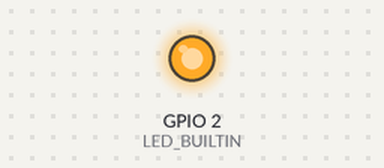
A sketch run on a simulated ESP32. On the bench: output pins drawn as LEDs (lit = HIGH). What the sketch prints to the serial monitor is not drawn.

Above: at 1.0 s.
At 3.0 s:
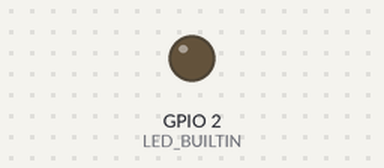
Timing chart, 0 to 5.2 s (numbered marks = the images above):
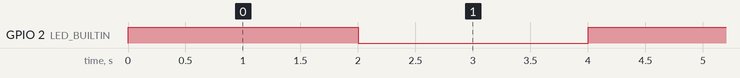

The sketch:

main.ino
```cpp
#include <Adafruit_NeoPixel.h>
// Define your tasks here
void TaskBlink(void *pvParameters);
void TaskTemperatureHumidity(void *pvParameters);

//Define your components here
Adafruit_NeoPixel pixels3(4, D3, NEO_GRB + NEO_KHZ800);


void setup() {

  // Initialize serial communication at 115200 bits per second:
  Serial.begin(115200);

  xTaskCreate( TaskBlink, "Task Blink" ,2048  ,NULL  ,2 , NULL);
  xTaskCreate( TaskTemperatureHumidity, "Task Temperature" ,2048  ,NULL  ,2 , NULL);

  //Now the task scheduler is automatically started.
  Serial.printf("Basic Multi Threading Arduino Example\n");

}

void loop() {
}

/*--------------------------------------------------*/
/*---------------------- Tasks ---------------------*/
/*--------------------------------------------------*/


void TaskBlink(void *pvParameters) {  // This is a task.
  //uint32_t blink_delay = *((uint32_t *)pvParameters);

  // initialize digital LED_BUILTIN on pin 13 as an output.
  pinMode(LED_BUILTIN, OUTPUT);


  while(1) {
    digitalWrite(LED_BUILTIN, HIGH);  // turn the LED ON
    delay(2000);
    digitalWrite(LED_BUILTIN, LOW);  // turn the LED OFF
    delay(2000);
  }
}


void TaskTemperatureHumidity(void *pvParameters) {  // This is a task.
  //uint32_t blink_delay = *((uint32_t *)pvParameters);

  while(1) {
    Serial.println("Task Temperature and Humidity");
    delay(5000);
  }
}
```

Measured:
- by itself, GPIO 2 (LED_BUILTIN): alternates HIGH for 2.0 s and LOW for 2.0 s
